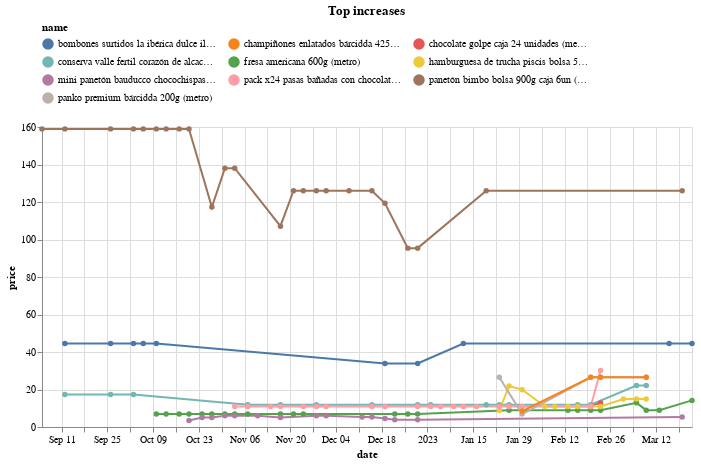

Here is the notebook cell this chart was saved with:
### Code cell
(top_changes
 .sort_values('change')
 .tail(10)
 .loc[:, ['store','sku']]
 .merge(df, on=['store','sku'])
 .pipe(alt.Chart)
 .mark_line(point=True)
 .encode(x='date', y='price', color='name', tooltip=['name','price'])
 .properties(width=650, title='Top increases')
 .configure_legend(orient='top', columns=3)
)

### Figure 1 — Vega-Lite specification as saved in the notebook (floating-point values rounded to 4 significant figures; data arrays with more than 128 entries replaced by an {"elided": "..."} marker saying what was removed)
{"config": {"view": {"continuousWidth": 400, "continuousHeight": 300}, "legend": {"columns": 3, "orient": "top"}}, "data": {"name": "data-9a0e419cb9a8367ec9fd01e3af3531d5"}, "mark": {"type": "line", "point": true}, "encoding": {"color": {"field": "name", "type": "nominal"}, "tooltip": [{"field": "name", "type": "nominal"}, {"field": "price", "type": "quantitative"}], "x": {"field": "date", "type": "temporal"}, "y": {"field": "price", "type": "quantitative"}}, "title": "Top increases", "width": 650, "$schema": "https://vega.github.io/schema/vega-lite/v4.17.0.json", "datasets": {"data-9a0e419cb9a8367ec9fd01e3af3531d5": {"elided": "132 records"}}}
